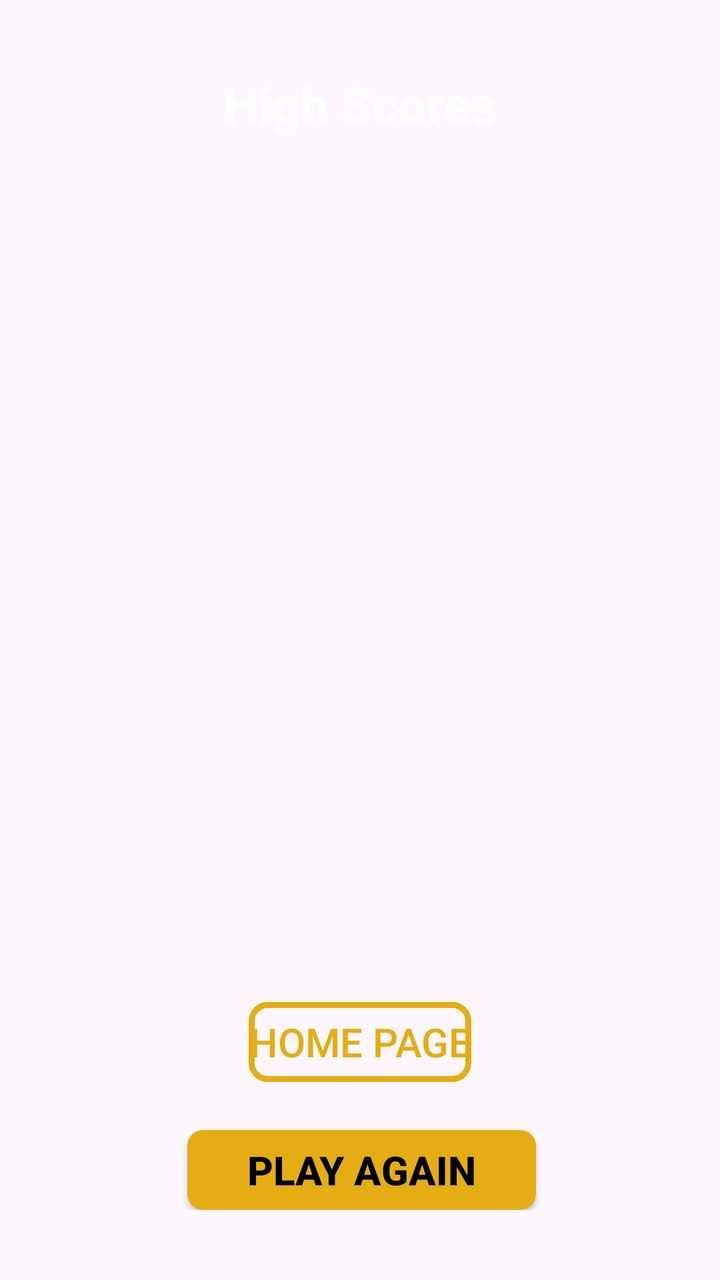
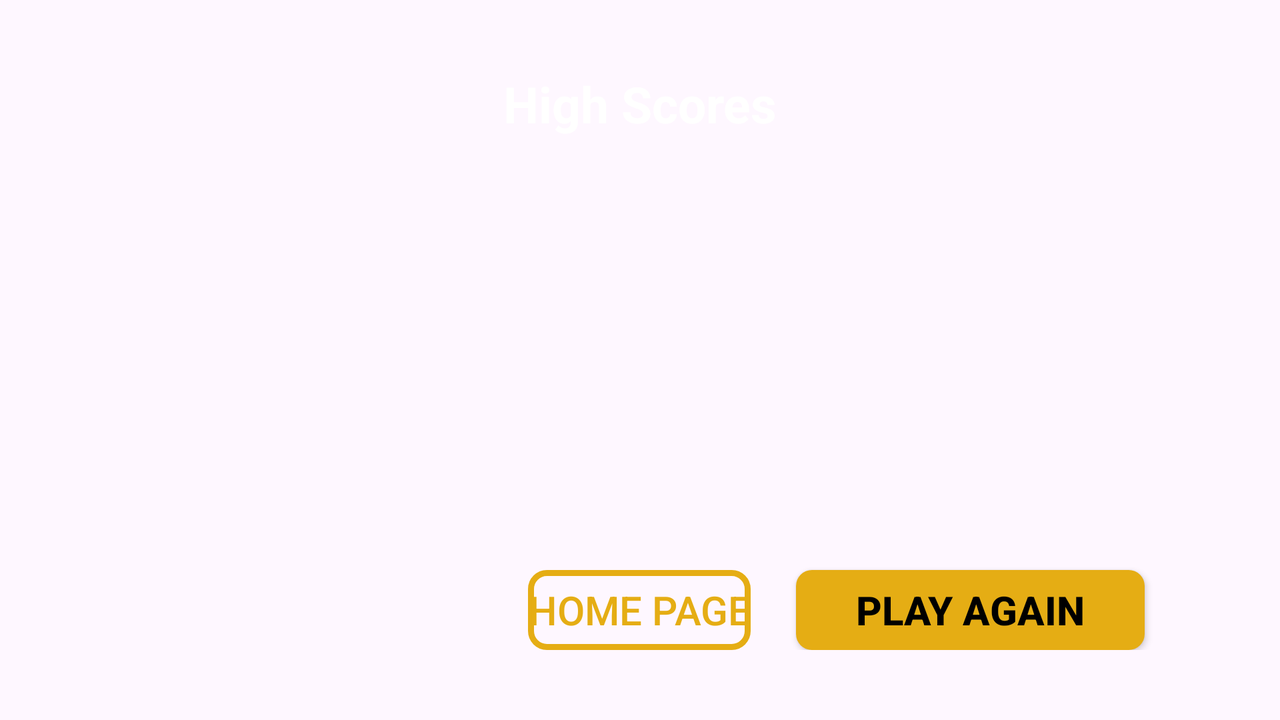

One screen, two layout resources from the same app: the default and the author's alternative for another configuration. Each is rendered where Android would select it; the XML of both is given below.
<!-- AndroidManifest.xml: application theme Theme.RatingGuessr -->
<!-- res/layout/fragment_scorelist.xml -->
<androidx.constraintlayout.widget.ConstraintLayout
    xmlns:android="http://schemas.android.com/apk/res/android"
    xmlns:app="http://schemas.android.com/apk/res-auto"
    xmlns:tools="http://schemas.android.com/tools"
    android:id="@+id/highScoreContainer"
    android:layout_width="match_parent"
    android:layout_height="match_parent"
    android:orientation="vertical"
    android:paddingLeft="16dp"
    android:paddingRight="16dp"
    android:paddingBottom="35dp"
    android:paddingTop="35dp"
    android:layout_gravity="center"
    android:gravity="center_horizontal"
    android:elevation="8dp"
    android:background="@color/RatingGuessr_Blue">

  <TextView
      android:id="@+id/highScoreTitle"
      android:layout_width="wrap_content"
      android:layout_height="wrap_content"
      android:layout_gravity="center_horizontal"
      android:text="High Scores"
      android:textColor="@color/white"
      android:textSize="25sp"
      android:textStyle="bold"
      app:layout_constraintEnd_toEndOf="parent"
      app:layout_constraintStart_toStartOf="parent"
      app:layout_constraintTop_toTopOf="parent" />

  <ScrollView
      android:layout_width="match_parent"
      android:layout_height="0dp"
      android:layout_marginTop="16dp"
      android:layout_marginBottom="24dp"
      android:layout_weight="1"
      android:fillViewport="true"
      app:layout_constraintBottom_toTopOf="@+id/ScoresToIntroButton"
      app:layout_constraintEnd_toEndOf="parent"
      app:layout_constraintStart_toStartOf="parent"
      app:layout_constraintTop_toBottomOf="@+id/highScoreTitle">

    <LinearLayout
        android:id="@+id/highScoreList"
        android:layout_width="match_parent"
        android:layout_height="wrap_content"
        android:orientation="vertical" />
  </ScrollView>

  <Button
      android:id="@+id/ScoresToIntroButton"
      android:layout_width="wrap_content"
      android:layout_height="40dp"
      android:layout_marginBottom="24dp"
      android:background="@drawable/button_highlighter"
      android:paddingTop="0dp"
      android:paddingBottom="0dp"
      android:text="Home page"
      android:textColor="#E5AD14"
      android:textSize="20sp"
      app:layout_constraintBottom_toTopOf="@+id/PlayAgainButton"
      app:layout_constraintEnd_toEndOf="parent"
      app:layout_constraintStart_toStartOf="parent" />

  <Button
      android:id="@+id/PlayAgainButton"
      style="@style/MainButton"
      android:text="Play again"
      app:layout_constraintBottom_toBottomOf="parent"
      app:layout_constraintEnd_toEndOf="parent"
      app:layout_constraintHorizontal_bias="0.506"
      app:layout_constraintStart_toStartOf="parent" />
</androidx.constraintlayout.widget.ConstraintLayout>
<!-- resources referenced by this layout -->
<resources>
  <color name="white">#FFFFFFFF</color>
  <!-- drawable button_highlighter (drawable) -->
  <?xml version="1.0" encoding="utf-8"?>
  <shape xmlns:android="http://schemas.android.com/apk/res/android"
      android:shape="rectangle">
  
      <solid android:color="@android:color/transparent" />
  
      <stroke
          android:width="3dp"
          android:color="#E5AD14" />
  
      <corners android:radius="8dp" />
  </shape>
  <style name="MainButton">
          <item name="android:layout_height">40dp</item>
          <item name="android:layout_width">wrap_content</item>
          <item name="android:background">@drawable/rounded_button_background_yellow</item>
          <item name="android:paddingStart">30dp</item>
          <item name="android:paddingTop">0dp</item>
          <item name="android:paddingEnd">30dp</item>
          <item name="android:paddingBottom">0dp</item>
          <item name="android:textColor">@color/black</item>
          <item name="android:textSize">20sp</item>
          <item name="android:textStyle">bold</item>
      </style>
  <!-- from res/values-v23/ -->
  <style name="Theme.RatingGuessr" parent="Base.Theme.RatingGuessr">
      
      <item name="android:navigationBarColor">@android:color/transparent</item>
      <item name="android:statusBarColor">@android:color/transparent</item>
      <item name="android:windowLightStatusBar">?attr/isLightTheme</item>
    </style>
  <!-- drawable rounded_button_background_yellow (drawable) -->
  <shape xmlns:android="http://schemas.android.com/apk/res/android"
      android:shape="rectangle">
      <solid android:color="@color/RatingGuessr_ButtonYellow" />
      <corners android:radius="8dp" />
  </shape>
  <color name="black">#FF000000</color>
  <style name="Base.Theme.RatingGuessr" parent="Theme.Material3.DayNight.NoActionBar">
          <item name="colorPrimary">@color/RatingGuessr_ButtonYellow</item>
          <item name="colorAccent">@color/RatingGuessr_Purple</item>
      </style>
  <color name="RatingGuessr_ButtonYellow">#E5AD14</color>
  <color name="RatingGuessr_Purple">#1B0934</color>
</resources>
<!-- res/layout-land/fragment_scorelist.xml (the author's variant of the layout above) -->
<!-- drawn on the phone turned sideways -->
<androidx.constraintlayout.widget.ConstraintLayout xmlns:android="http://schemas.android.com/apk/res/android"
    xmlns:app="http://schemas.android.com/apk/res-auto"
    android:id="@+id/highScoreContainer"
    android:layout_width="match_parent"
    android:layout_height="match_parent"
    android:orientation="vertical"
    android:paddingLeft="16dp"
    android:paddingRight="16dp"
    android:paddingBottom="35dp"
    android:paddingTop="35dp"
    android:layout_gravity="center"
    android:gravity="center_horizontal"
    android:elevation="8dp"
    android:background="@color/RatingGuessr_Blue">

    <TextView
        android:id="@+id/highScoreTitle"
        android:layout_width="wrap_content"
        android:layout_height="wrap_content"
        android:layout_gravity="center_horizontal"
        android:text="High Scores"
        android:textColor="@color/white"
        android:textSize="25sp"
        android:textStyle="bold"
        app:layout_constraintEnd_toEndOf="parent"
        app:layout_constraintStart_toStartOf="parent"
        app:layout_constraintTop_toTopOf="parent" />

    <ScrollView
        android:id="@+id/scrollView2"
        android:layout_width="500dp"
        android:layout_height="0dp"
        android:layout_marginTop="16dp"
        android:layout_marginBottom="16dp"
        android:layout_weight="1"
        android:fillViewport="true"
        app:layout_constraintBottom_toTopOf="@+id/ScoresToIntroButton"
        app:layout_constraintEnd_toEndOf="parent"
        app:layout_constraintStart_toStartOf="parent"
        app:layout_constraintTop_toBottomOf="@+id/highScoreTitle">

        <LinearLayout
            android:id="@+id/highScoreList"
            android:layout_width="match_parent"
            android:layout_height="wrap_content"
            android:orientation="vertical" />
    </ScrollView>

    <Button
        android:id="@+id/PlayAgainButton"
        style="@style/MainButton"
        android:text="Play again"
        app:layout_constraintBottom_toBottomOf="@+id/ScoresToIntroButton"
        app:layout_constraintEnd_toEndOf="parent"
        app:layout_constraintHorizontal_bias="0.304"
        app:layout_constraintStart_toEndOf="@+id/ScoresToIntroButton"
        app:layout_constraintTop_toTopOf="@+id/ScoresToIntroButton"
        app:layout_constraintVertical_bias="0.0" />

    <Button
        android:id="@+id/ScoresToIntroButton"
        android:layout_width="wrap_content"
        android:layout_height="40dp"
        android:layout_marginStart="248dp"
        android:background="@drawable/button_highlighter"
        android:paddingTop="0dp"
        android:paddingBottom="0dp"
        android:text="Home page"
        android:textColor="#E5AD14"
        android:textSize="20sp"
        app:layout_constraintBottom_toBottomOf="parent"
        app:layout_constraintStart_toStartOf="parent" />

</androidx.constraintlayout.widget.ConstraintLayout>
